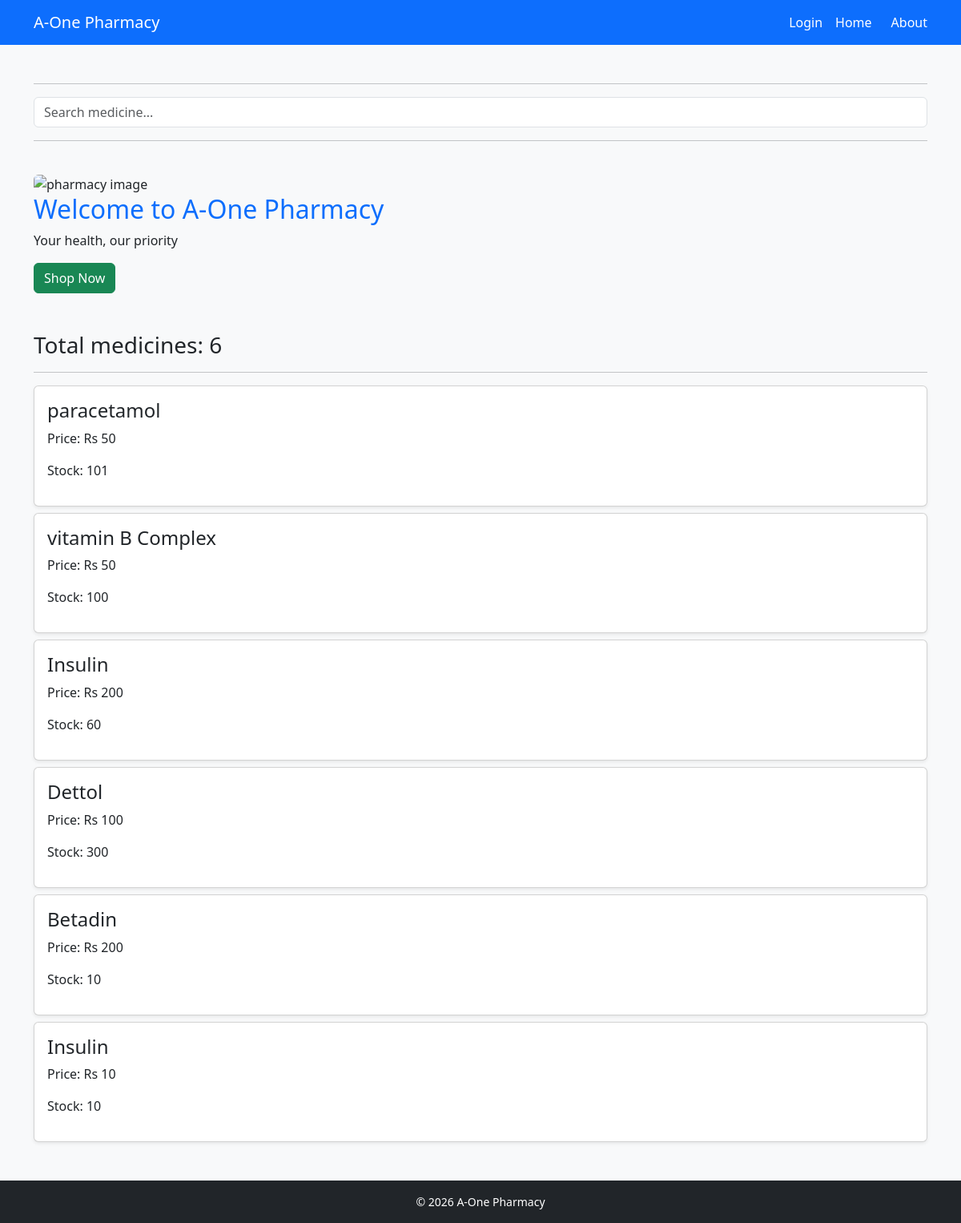
The page / on the database its author committed.
### core/models.py (models this page shows, shortened)
class Medicine(models.Model):
    name = models.CharField(max_length=100)
    price = models.IntegerField()
    stock = models.IntegerField()

### core/views.py (the view)
# urls.py: path('', views.home),
def home(request):
    query = request.GET.get('q')
    if query:
        medicines = Medicine.objects.filter(name__icontains=query)
    else:
        medicines = Medicine.objects.all()
    return render(request, 'home.html', {'medicines': medicines})

### templates/home.html (shortened to what this page needs)
{% extends 'base.html' %}
  {% block content %}
  <hr>
<form method="GET" class="mb-3">
<input type="text" name="q" value="{{ request.GET.q }}" placeholder="Search medicine..." class="form-control"> </form>
<hr>
<br>
 <img src="https://plus.unsplash.com/premium_photo-1764187004417-1909e8648a70?q=80&w=1170&auto=format&fit=crop&ixlib=rb-4.1.0&ixid=M3wxMjA3fDB8MHxwaG90by1wYWdlfHx8fGVufDB8fHx8fA%3D%3D" alt="pharmacy image" width="500" class="img-fluid rounded">
 <h2>Welcome to A-One Pharmacy</h2>
 <p>Your health, our priority</p>
 <button class="btn btn-success">Shop Now</button>
<br>
<br>
<br>
 <h3>Total medicines: {{ medicines|length }}</h3>
 <hr>
{% if medicines %}
    {% for med in medicines %}
        <div class="card p-3 my-2 shadow-sm">
            <h4>{{ med.name }}</h4>
            <p>Price: Rs {{ med.price }}</p>
            <p>Stock: {{ med.stock }}</p>
        </div>
    {% endfor %}
{% else %}
    <p>No medicines available.</p>
{% endif %}
{% endblock %}

### static/css/style.css (style rules this page uses)
body { background-color: #f8f9fa; }
h2 { color: #0d6efd; }
.btn-success { transition: background-color 0.3s ease, transform 0.2s ease; }
.img-fluid { transition: transform 0.3s ease; }
.card { transition: transform 0.2s ease, box-shadow 0.3s ease; }

### rows shown on the page
Medicine: name "paracetamol", price "50", stock "101"
Medicine: name "vitamin B Complex", price "50", stock "100"
Medicine: name "Insulin", price "200", stock "60"
Medicine: name "Dettol", price "100", stock "300"
Medicine: name "Betadin", price "200", stock "10"
Medicine: name "Insulin", price "10", stock "10"

### other values the page prints
{{ medicines|length }} "6"
